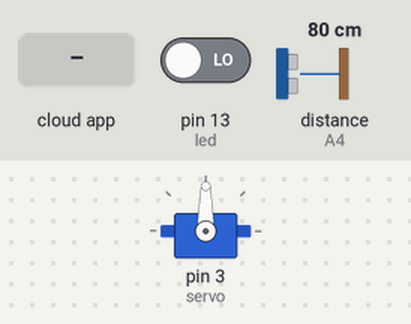
This sketch was run on a simulated Arduino Uno, built with avr-gcc and run on an emulated ATmega328P. On the bench: servo. Wiring (inferred from the names in the program): ultrasonic range finder: trigger A5; echo A4. Inputs (shaded band) come from the test bench; at power-on: pin 13 (led) LOW, distance to the obstacle (sensor on A4) 80 cm. The echo pulse lasts 58.3 µs per cm; the ROS host is connected and sends only what is stated.

Above: at 1.2 s.
1.3 s: the phone or cloud app sets servo to 0
At 1.7 s:
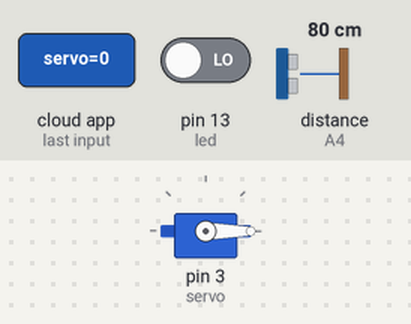
2.8 s: the phone or cloud app sets servo to 45
At 4.0 s:
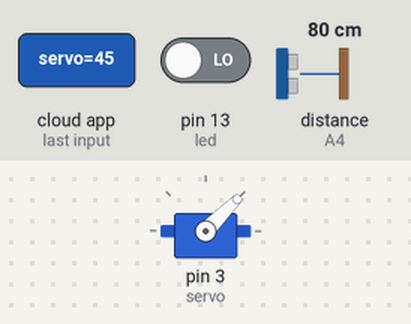
4.3 s: the phone or cloud app sets servo to 180
At 5.1 s:
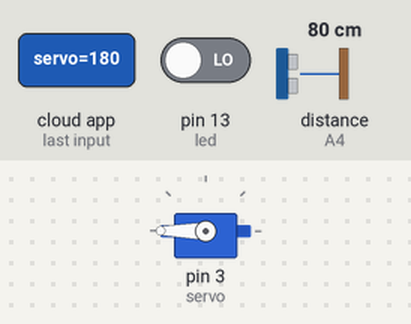
5.8 s: the phone or cloud app sets servo to 90
At 6.3 s:
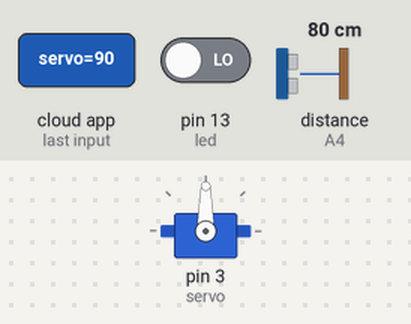
Timing chart, 0 to 8.3 s (numbered marks = the images above; inputs shaded):
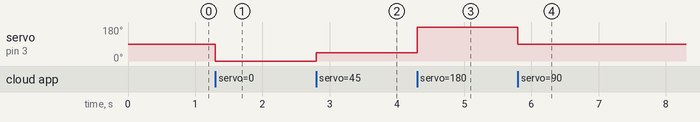

Measured:
- after the input at 1.3 s, servo on pin 3 (servo): 90° → 0° at once
- after the input at 2.8 s, servo on pin 3 (servo): 0° → 45° at once
- after the input at 4.3 s, servo on pin 3 (servo): 45° → 180° at once
- after the input at 5.8 s, servo on pin 3 (servo): 180° → 90° at once

The sketch:

sonar_and_servo.ino
```cpp
// ------------------------ Arduino Headers ----------------------
#if (ARDUINO >= 100)
 #include <Arduino.h>
#else
 #include <WProgram.h>
#endif
#include <Servo.h>

// ------------------------ ROS Headers -------------------------
#include <ros.h>
#include <ros/time.h>
#include <sensor_msgs/Range.h>
#include <std_msgs/UInt16.h>

// ------------------------ Global declarations ------------------
ros::NodeHandle  nh;
Servo servo;

sensor_msgs::Range range_msg;
ros::Publisher pub_range( "/ultrasound", &range_msg);

int pingPin = A5; // trigger
int inPin = A4; // echo
long range_time;
char frameid[] = "/ultrasound";


// ----------------------- FUNCTIONS DECLARATIONS -------------------------

/**
 * Servo callback to move the servo to a given position
 *
 * @param cmd_msg Standard message of type unsigned int16 which
 * contains the desired angular position.
 */
void servo_cb( const std_msgs::UInt16& cmd_msg)
{
  servo.write(cmd_msg.data); //set servo angle, should be from 0-180
  digitalWrite(13, HIGH-digitalRead(13));  //toggle led
}
ros::Subscriber<std_msgs::UInt16> sub("/servo", servo_cb);

/**
 * Convert the microseconds that lasted the ultrasonic pulse to an
 * estimation of the distance.
 *
 * @param microseconds Time percieved by the ultrasonic sensor.
 *
 * @return centimeters Distance estimation
  */
long microsecondsToCentimeters(long microseconds)
{
  return microseconds / 29.1 / 2;
}

/**
 * Reads the duration of a pulse sent by a ultrasonic sensor and
 * converts it to a estimation of distance.
 */
float getRange()
{
  long duration, cm;

  // Using the ultrasonic sensor to send a pulse
  pinMode(pingPin, OUTPUT);
  digitalWrite(pingPin, LOW);
  delayMicroseconds(2);
  digitalWrite(pingPin, HIGH);
  delayMicroseconds(10);
  digitalWrite(pingPin, LOW);

  // Reading the echo's pulse duration
  pinMode(inPin, INPUT);
  duration = pulseIn(inPin, HIGH);

  // convert the time into a distance
  return microsecondsToCentimeters(duration);
}

// ----------------------- MAIN PROGRAM -------------------------
void setup()
{
  // Initialize communication
  nh.initNode();

  // Begin specifications for ultrasound publisher
  nh.advertise(pub_range);
  range_msg.radiation_type = sensor_msgs::Range::ULTRASOUND;
  range_msg.header.frame_id =  frameid;
  range_msg.field_of_view = 0.1;  // fake
  range_msg.min_range = 0.0;
  range_msg.max_range = 6.47;

  // Subscribe to servo indicator
  nh.subscribe(sub);
  servo.attach(3);
}

void loop()
{
  if ( millis() >= range_time ){
      int r =0;
      range_msg.range = getRange() / 100;
      range_msg.header.stamp = nh.now();
      pub_range.publish(&range_msg);
      range_time =  millis() + 50;
    }
    nh.spinOnce();
}
```
